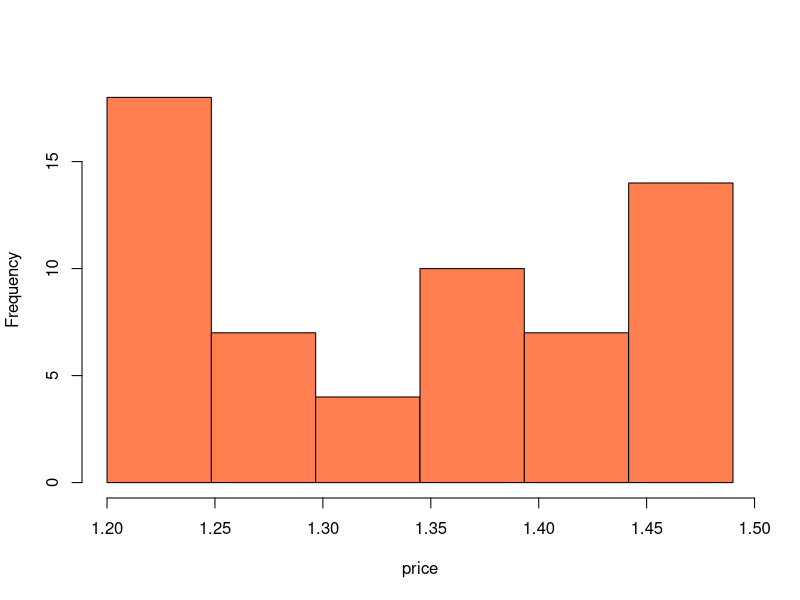
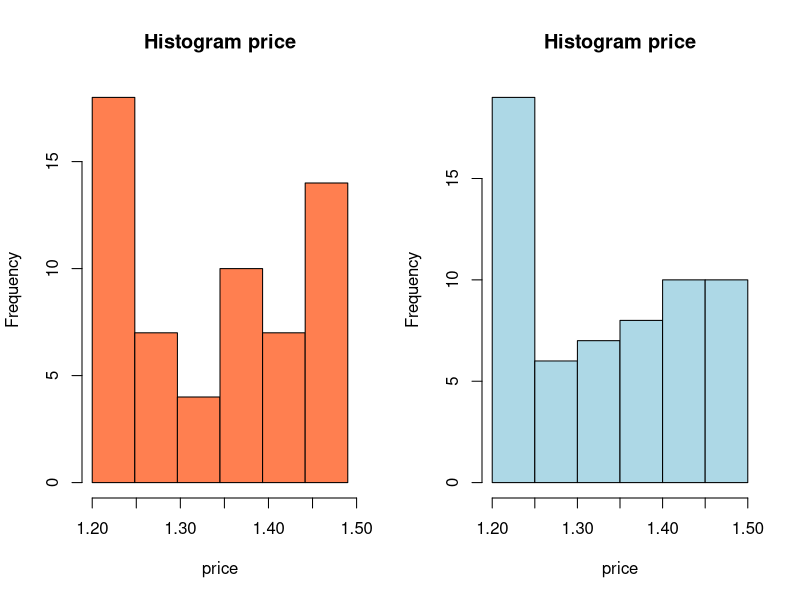
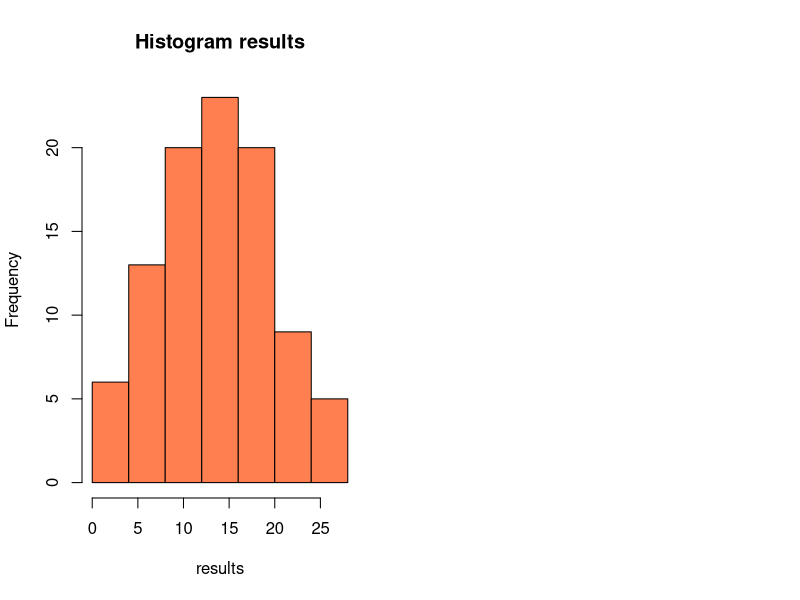

R code for these plots, in order: (Note: this script raises an error after producing the figures.)
#--------> The histogram <--------

#The histogram is a graphic representation distribution of the set of given numeric data. We used it for estimation of a density function.
#The histogram is built in the following way:
 # 1. Given data must be sorted
 # 2. We chose lenght of mark
 # 3. The whole interval is allocated (a range of data) on subinterval lengths
 # 4. In x-axes, we mark given interval, and on the y-axis is a number of an element from the sample who enter in that interval.
#In R exist function hist(). Two important arguments of that function are: 
 # **  x- vector, whose histogram we wont to display
 # ** breaks - hear we put vectors  from the ends of each interval
#When we build histogram we must know how much category (ie this subinterval ) to have. This number we get from the formula:
 # k=[log_{2}(N)]+1
# ** k is a number of subintervals, N - the scope of the sample space.
#From here we can find the width  every interval using the formula:
 # d=R/k
# R - the sample range (the difference between min and max element  range())


#ex: The average minimum price of unmanufactured Benyin in America was 1.35$.
#In advertising, the purpose of the company is to announce how its price is low.
# In order to confirm their claims, the company's statistics gathered
# the following data based on a similar sample.

price <- c(1.22, 1.37, 1.27, 1.20, 1.42, 1.41, 1.22, 1.24,
            1.28, 1.42, 1.48, 1.32, 1.40, 1.26, 1.39, 1.45,
            1.44, 1.49, 1.47, 1.47, 1.24, 1.34, 1.27, 1.35,
            1.34, 1.45, 1.49, 1.45, 1.23, 1.20, 1.42, 1.34,
            1.43, 1.21, 1.49, 1.36, 1.24, 1.20, 1.45,
            1.23, 1.25, 1.24, 1.35, 1.23, 1.39, 1.38,
            1.46, 1.48, 1.26, 1.36, 1.22, 1.46, 1.39,
            1.22, 1.29, 1.47, 1.24, 1.35, 1.21, 1.21)
# Calculate sample environment and the median, sample range, and draw a histogram over the given data. 

mean(price) # sum(price)/length(price)

median(price)
range(price)

# built the histogram

n <- length(price)
k <- floor(log(n ,base = 2))+1
d <- diff(range(price))/k
k

# Sorting vector
price <- sort(price)
# Built partition on intervals

partition <- price[1]+0:k*d 
partition

hist(price,
     breaks = partition,
     col="coral",
     main="")


# We want to compare histogram who are building without given partition:

par(mfrow=c(1,2)) # separate pictur in two 
hist(price, 
     breaks = partition, 
     col="coral",
     main= "Histogram price")
hist(price, col="lightblue", main="Histogram price")


#ex: Result from some exam

results<- c(28, 27, 26, 25, 24, 23, 21, 21, 20, 19, 19, 18, 18, 18, 17, 17, 17, 17,
               16, 16, 16, 15.5, 15, 15, 15, 15, 14, 13, 13, 13, 13, 12, 12, 11, 11,
               11, 11, 11, 10, 10, 10, 9, 9, 8, 7, 6, 5, 4, 0, 0, 25, 23, 21, 21, 21,
               21, 20, 19.5, 19, 19, 18, 18, 17, 17, 17, 17, 16, 15, 15, 15, 14, 14,
               14, 13.5, 13, 13, 12, 12, 10, 10, 9, 9, 9, 9, 8, 7, 7, 7, 7, 5, 5, 5,
               5, 4, 3, 2)

# Determine: histogram, sample center, sample dispersion, sample standard deviation, median, quantile

#sample center
mean(results)
# sample dispersion
var(results)
# standrd deviation
sd(results)
# median
median(results)
# quantil
quantile(results)

# show which values statistc have on 0%, 25%, 50%, (median), 75%, 100%

k <- floor(log(length(results),2))+1
d <- diff(range(results))/k
partition <- sort(results)[1]+0:k*d
hist(results, 
     breaks = partition,
     col = "coral",
     main="Histogram results")


#Polygon frequency

#Graphic presentation of data which have for goal understanding form of distribution is a similar way like the histogram.
# To construct polygon frequency, it must divide data on class (intervals), like on a histogram.  
#After that, we mark a point on graphics which x coordinates have values of the middle interval,
# and y coordinates are the frequency of appropriate class. Polygon built when we connect this mark points. 

discoveries # FREE BASE > Who contains number od greatest inventions scientific research from 1860 to 1959

## Time Series:
## Start = 1860
## End = 1959
## Frequency = 1
## [1] 5 3 0 2 0 3 2 3 6 1 2 1 2 1 3 3 3 5 2 4 4 0 2
## [24] 3 7 12 3 10 9 2 3 7 7 2 3 3 6 2 4 3 5 2 2 4 0 4
## [47] 2 5 2 3 3 6 5 8 3 6 6 0 5 2 2 2 6 3 4 4 2 2 4
## [70] 7 5 3 3 0 2 2 2 1 3 4 2 2 1 1 1 2 1 4 4 3 2 1
## [93] 4 1 1 1 0 0 2 0

range(discoveries)
# Interval border

cut.points <- seq(-2 ,14,by = 2)

# table frequency

dis.cut <- cut(discoveries,cut.points, right = FALSE)
disc.freq <- table(dis.cut)
cbind(dis.freq)

# built hitogram

hist(discoveries, 
    col="slategray3", 
    border="dodgerblue1", # border araund hitogram chart
    right=F, #logical; if TRUE, the histogram cells are right-closed (left open) intervals.
    xlab="x-osa", # title for x-axes
    main="Histogram"    #graphic title
     )


plot(disc.freq, 
     type="b",
     col="orange", 
     main="Polygon frequency"
    )

# ------> HISTOGRAM LIKE ESTIMATE DENCITY <-------

# A few example in whitch we generate somple from known distributions and we wont to compare
# histogram whit teoreticcal dencity. (we are used hist from package lattice)

library(lattice)
# sample width 500 is standard normal distributed

x <- rnorm(500)
hist(x, prob = TRUE, xlab="", ylab="", col="coral1", border="bisque", main="N(0,1)")
curve(dnorm(x ), add=T, lwd=3, col="cornflowerblue")

# the sample volume of 1000 from exponential density whit paramether 4

y <- rexp(1000,4)
hist(y, prob=T, xlab = "", ylab = "", col="cornflowerblue", border = "bisque", main="Exp(1)")
curve(dexp(x,4), add=T, lwd=3, col="coral1"  ) #lwd - line width

# sample from uniform U(0,1) distribution volume 500
z <- runif(500)
hist(z, prob=T, xlab = "", ylab = "", col="darksalmon", border = "bisque", main="U(0,1)")
curve(dunif(x), add=T, lwd=3, col="cadetblue"  )


# example: Let it be S_{n}=X_{1}+....+X_{n}, i=1,...,n indenpendent random variables eith E(2) distribution.
# Let ggenerate random variable S_{n}. Generate N=1000 numbers from same distribution like S_{n} and plot hist.
# Is it result expected?


s_n <- function(n){
  x <- rexp(n, rate=2)
  sum(x)
  }
N <- 1000
n <- 100
s <- replicate(N ,s_n(n))
hist(s, 
     probability = T,
     col="lightblue",
     main=""
)
# we known that EX=1/lambdam DX=/lambda^2
EX <- 1/2
DX <- 1/4
# we want to standardize data

s.z <- (s-n*EX)/sqrt(n*DX)
hist(s.z,
     probability = T,
     col="lightblue",
     main="",
     ylim = range(0,0.4)
     )

     curve(dnorm(x),
     add=T,
     lwd=2,
     col="orange"
  )

# special case of CGT is Moavr-Laplas Theorem
     
# It is known to us that binom random variable B(n,p) can be present like sum of n 
# independent random variables with Brnuli(p) distibution (ei sum n indenpendent indicators)
     # and also ES_{n}=np, DS_{n}=np(1-p), If it is np>10 we can aproximate whit normal.
     
     # We are generate B(n,p) like sun od the n indenpendent random variables Ber(p)
     
     binom <- function(n,p){
       x <- sample(c(0,1),n,replace = TRUE, prob=c(1-p,p))
       b <- sum(x)
       return(b)
     }
     sample <- replicate(1000, binom(50,0.7))
#standardize data
     st.sample= (sample-50*0.7)/sqrt(50*0.7*0.3)
    
plot(density(st.sample),lwd=2, col="coral", main="") # estimate density form sample
curve(dnorm(x),col="lightblue", lwd=2, add=T, from=-4, to =4) # theoretical curve density N(0,1) distribution

# for some known distribution in R exist finction who generate sample form thet distribution, count function od density in given point, 
# density (on apsolun continuous) or probability from low distibutions (on discrit) and quantil distibution.
# This functions have prefix r,p,d and q, in this order, with the appropriate names for concrete distibution.


# --------> BOX PLOT <-------

# we used for detection outliners

boxplot(discoveries,col="red")
range(discoveries, na.pm=T)
median(discoveries, na.rm = T) # na.rm ignored NA values from sample
 
q1 <- quantile(discoveries, na.rm=T)[2]
q3 <- quantile(discoveries, na.rm=T)[4]
qr <- IQR(discoveries, na.rm = T)

q1
q3
q1-1.5*qr  #f1
q3 - 3*qr #f3
q1 - 3* qr #F1
q3 + 3*qr
max(discoveries[discoveries<q3+1.5*qr], na.rm=T)


#---------> EMPIRICAL DISTRIBUTION FUNCTIONS <--------

# Let it is (X_{1}, ...., X_{n}) sample from distibution F.
# F_{n}(X)=1/n sun(k=1, n)I{X_{k}<=x}
# is emirical distribution function.
#example:

x <- rpois(20, lambda = 3)
table(x)
Fn <- ecdf(x)
plot(Fn,main="Empirical distibution funtion")


# Theorem [Givenko-Kaneli]:

#P{lim sup|F_{N}(x)-F(x)|=0}=1
#example:

x <- runif(1000)
Fn <- ecdf(x)
plot(Fn, main="Empirical distibution funtion")
curve(punif(x), from=-1, to =2, add=T, col="red")
Fn
x
#task:  Built the histogram, with given data. 
#Based on his looks give estimates which distributions best describes 
#its data and add density curve of this distribution on the histogram. 
#Data:
  x<- c(0.20461484, 1.08674044, 0.03856004, 0.02560224, 0.07928007, 0.02340203, 0.19352116, 1.23953988,
 1.19405939, 1.06024342, 0.17020231, 0.09084827, 0.28421320, 0.04786419, 0.43709257, 0.02565908,
 0.54787534, 0.60735597, 0.65346201, 1.47148633, 0.68876187, 0.80113815, 0.92430191, 1.24893579,
 0.38591012, 0.43479177, 1.10081436, 0.70354737, 0.23738834, 1.79175686, 0.13811964, 0.71256143,
 0.50764806, 0.81095308, 1.47837866, 0.37798366, 0.11811460, 0.75100736, 0.20178296, 0.08794913,
 0.06401065, 0.28292047, 0.23669375, 0.57242330, 0.73547956, 0.61130502, 0.79899670, 1.30857987,
 0.79412217, 0.15405063, 0.70493104, 0.13028673, 0.08695839, 0.70228993, 0.06374205, 1.47505467,
 0.32026473, 0.55152157, 0.31690261, 0.75443969, 0.51264233, 0.07227614, 0.44484945, 1.18322093,
 2.19167193, 0.09054506, 0.65836795, 0.03997710, 1.35456828, 0.03298052, 0.44563128, 0.59318928,
  0.21952265, 0.26990897, 0.33004873, 0.60127290, 1.18151449, 0.02101827, 0.38136168, 0.37967533,
  0.72016394, 0.07404668, 0.84811450, 0.20616675, 0.13154191, 1.37544235, 0.31510046, 0.37547524,
  0.93996441, 0.54370520, 0.20721877, 0.75727264, 0.20043624, 0.24302641, 0.02929712, 0.22780797,
  0.03895056, 0.15394162, 0.06309514, 0.42370784)
  hist(x,
       col="lightblue",
       main="Data",
       xlim = range(0,2.5),
       ylim=range(0,40),
       border="red")
  curve(x,col="grey")
  range(x)


#task 2:(SIMULATED) 
#Simulated trowing dice for the game. Calculate frequency pop up sixes in 1000 experiments.
# Build histogram frequency
  
sample(6,1, prob=rep(1/6,6))
s <- sample(6,1000, prob = rep(1/6,6), replace=TRUE)  
mean(s==6) # simular sum(s==6)/length(s)

hist(s,main="", col="lightblue", border="green")

# task3:
# Simulate trowing dice and coin.
# a) write a set of all outcomes

dice <- c(1,2,3,4,5,6)
coin <- c("letter", "head") 
matrix.outputs <- outer(dice,coin,FUN = "paste", sep=" ")
matrix.outputs

# b) Does every outcomes equally probaly? Estimate probability outcome "5 head"?

# output every outcome in vectors
vector.outcome <- as.vector(matrix.outputs)
# Find position outcome "letter 5" in vector

head5 <- which(vector.outcome=="5 head")
# generate 1000 vector elements from set 1:12 on similar way 

simulation <- sample(length(vector.outcome),1000,replace=T)

# estimate probability on frequency

mean(simulation == head5)

#task3: 
#Player trowing picado on the table on which is tree concentrical circle
# radius 5,10,15cm. Biggest circle is into a square with side 30cm.
#Every site od table is equally.



# a) Write function arrow() who simulate game. 
#(Function shold by output: 
# 1-if a hit circuit,
# 2- for second cicrle,
# 3-for threet circle,
#-1-is arrow hit squared)

arrow<- function(){
  # put cordinat center in center of cicrle and in radndom way choose x and y 
  #cordinates for hit point (x,y) are out of [-15,15]x[-15,15]
  
  poz<- runif(2,-15,15)
# calculate distance point form centre
  
  r <- norm(poz, type="2") #equivalent: sqrt(sum(poz^2))
  
  if(r<=5) return(1)
  else if(r>5 & r<=10) return(2)
  else if(r>10 & r<=15) return(3)
  else  return(-1)
}

# b) estimate probability to be hit 1 respectively 2 circle

# used function replicates whit his calling 1000 numbers we call function arrow() and
# results of this call we put in one vector

simulation1 <- replicate(1000, arrow(), simplify = "array")
table(simulation1)

simulation1arrow<- function(){
  # put cordinat center in center of cicrle and in radndom way choose x and y 
  #cordinates for hit point (x,y) are out of [-15,15]x[-15,15]
  
  poz<- runif(2,-15,15)
# calculate distance point form centre
  
  r <- norm(poz, type="2") #equivalent: sqrt(sum(poz^2))
  
  if(r<=5) return(1)
  else if(r>5 & r<=10) return(2)
  else if(r>10 & r<=15) return(3)
  else  return(-1)
}

# b) estimate probability to be hit 1 respectively 2 circle

# used function replicates whit his calling 1000 numbers we call function arrow() and
# results of this call we put in one vector

simulation1 <- replicate(1000, arrow(), simplify = "array")
table(simulation1)

simulation1


frequency <- table(simulation1)/1000
frequency

# if we theoreticaly calcaualte probability, like geometrical probability 
# using formula: P(A)=m(A)


frequency <- table(simulation1)/1000
frequency

# if we theoreticaly calcaualte probability, like geometrical probability 
# using formula: P(A)=m(A)/m(square), we get simular:

#     -1      1       2       3
#  0,21460  0,08727  0,26180  0,43633


# Each player alternately throwing three arrows on the table. In begin game, each player has 20 points.
# if a player hit the first circle he lost 1 point, second lost 2 point, third 5 and outside a circle 10 points.
# Player A start game, and the game ends when one of the players lost all points. Simulated game. 
# Write function picado() who return 1 if player A win, respectively 2 if B win


# we built anather function who count how need take away points player after one circle of game.
# We give this function vector whit mark hit filds.


points <- function(x){
  circle.1 <- sum(x==1)
  circle.2 <- sum(x==2)
  circle.3 <- sum(x==3)
  square <- sum(x==-1)
  
  return(circle.1+3*circle.2+5*circle.3+10*square)
  
  
  
  
  }

# we wont to write function picado() which return 1 if is win player A, or 2 in if not

picado <- function(){
  
  points.A <- 20
  points.B <- 20
  
  #note: Pointer that player A is in his turn in aritmertic expression is T, and F 0
  
  A.on.way <- TRUE
   while(points.A*points.B>0){
     # subtract point from player who is on turn
     
     points.A <- points.A-A.on.way*points(replicate(3,arrow()))
     points.B <- points.B-(!A.on.way)*points(replicate(3,arrow()))
     
     
     
   
  # we change players
  A.on.way<-!A.on.way
   }
  # who first lost points he lost game
  ifelse(points.A<=0 , return(2), return(1))
  
}
# estimate probability to win player who started game, player A
# what we expext?

s <- replicate(1000,picado())
mean(s==1)
mean(s==2)














